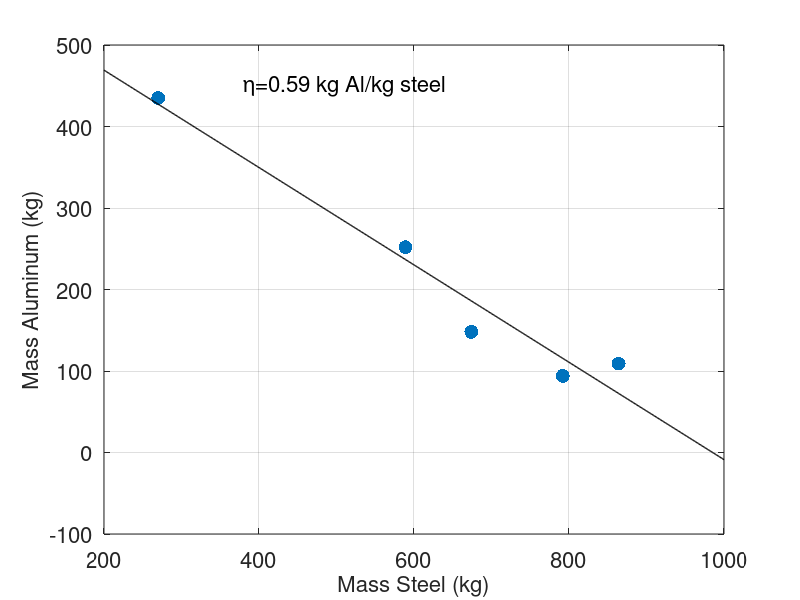

Write the MATLAB code that produced this figure. (Note: this script raises an error after producing the figure.)
% Samuel Faucher
% Orca Sciences
% March 2024

% FeAl paper -- Figure 4

% Reproducibility edits (2026): see README.md, 'Changes from the original code'.

function figure4b_price_history

%% Substitution ratio plot

figure(1),clf
steel=[518+235+111;349+226+99;289+400+103;282+207+100;199+33+38];
al=[76+33;91+57;62+32;115+137;134+301];
scatter(steel,al,100,'Filled')
xlabel('Mass Steel (kg)')
ylabel('Mass Aluminum (kg)')
set(findall(gcf,'-property','FontSize'),'FontSize',16)
set(gcf,'position',[100,100,350,350]) % x0, y0, height, width
box on
grid on
hold on
x=steel; y=al;
% Fit the range from 10 to 20 with a line.
coeffs = polyfit(x, y, 1)
% Define the range where we want the line
xFitting = 200:1000; % Or wherever...
yFitted = polyval(coeffs, xFitting);
% Plot the fitted line over the specified range.
hold on; % Don't blow away prior plot
plot(xFitting, yFitted, '-k', 'LineWidth', 1);
%legend('Original Data', 'Line Fit');
text(380,450,'\eta=0.59 kg Al/kg steel','FontSize',16)

%% Price history plot

data=[1990	659.3	3575.65367
1991	678.3	3401.193225
1992	559.7	2573.910383
1993	531.2	2556.992668
1994	621.3	2413.423904
1995	668.8	4132.02952
1996	521.7	3088.66213
1997	573.9	3000.317598
1998	507.5	2786.279888
1999	426.9	2238.234494
2000	488.5	2982.679324
2001	365.2	2797.141957
2002	346.2	2331.046997
2003	407.9	2292.442538
2004	564.4	2604.37005
2005	934.4	2874.746576
2006	720.9	3614.729293
2007	692.5	4127.557366
2008	796.8	3487.952806
2009	1010.3	2024.25533
2010	645.1	3127.007578
2011	673.5	3316.198751
2012	777.9	2864.946634
2013	706.7	2674.321846
2014	725.7	2231.0041
2015	583.4	2340.987571
2016	422.1	1886.815256
2017	578.7	2234.315583
2018	649.8	2690.601325
2019	758.9	2216.940249
2020	573.9	2094.677654
2021	1057.0	2261.209514
2022	1417.0	3140.505377
2023	716.0	2503.501163
2024	1081.0	2201.566522];

figure(2),clf
yyaxis left
plot(data(:,1),data(:,3),'-o','LineWidth',2,'MarkerSize',8,'Color',[0.8500, 0.3250, 0.0980])
hold on
plot(data(:,1),data(:,2),'-o','LineWidth',2,'MarkerSize',8,'Color',[0, 0.4470, 0.7410])
legend({'Aluminum','Steel'},'Location','northwest','autoupdate','off','location','northeast')
xlabel('Year')
ylabel('Metal Price ($/t)')
set(gca,'FontSize',14)
set(gcf,'position',[100,100,350,350])
xlim([1990 2024])
ylim([0 6000])

yyaxis right
plot(data(:,1),smooth5(data(:,3)./data(:,2)),'--','Color',[.4 .4 .4]) % smooth5 replaces Curve Fitting Toolbox smooth() (same default 5-point moving average)
ylabel('Al/Steel Price Ratio')
ylim([0 6.3])

ax = gca;
ax.YAxis(1).Color = 'k';
ax.YAxis(2).Color = [.4 .4 .4];
legend boxoff 
end
